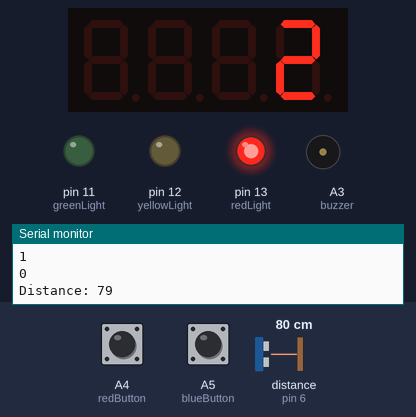
Bench run of a sketch on a simulated Arduino Uno, built with avr-gcc and run on an emulated ATmega328P. Shown: 4-digit seven-segment display, output pins drawn as LEDs (lit = HIGH), buzzer (waves = sounding, pin HIGH), the last lines printed to the serial monitor. Wiring (inferred from the names in the program): ultrasonic range finder: trigger pin 5; echo pin 6. The inputs (shaded band) are chosen by the test bench; at power-on: A5 (blueButton) HIGH, A4 (redButton) HIGH, distance to the obstacle (sensor on pin 6) 80 cm. The echo pulse lasts 58.3 µs per cm; pins used as bus, display or sensor lines are not drawn.

Above: at 1.8 s.
1.9 s: A5 (blueButton) pulled LOW for 3.2 s
At 6.8 s:
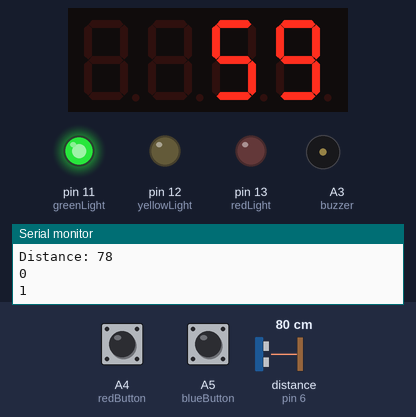
9.3 s: A4 (redButton) pulled LOW for 1 s
At 10.8 s:
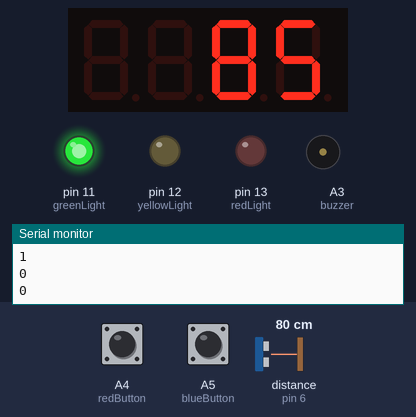
12.5 s: A4 (redButton) pulled LOW for 1 s
At 13.7 s:
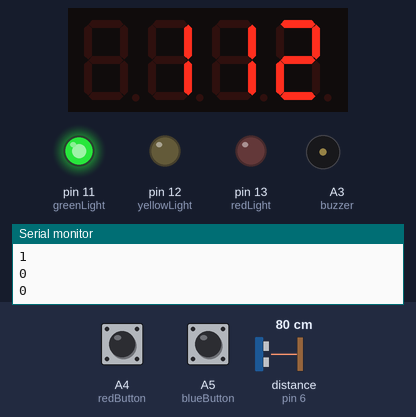
Timing chart, 0 to 15.5 s (numbered marks = the images above; inputs shaded):
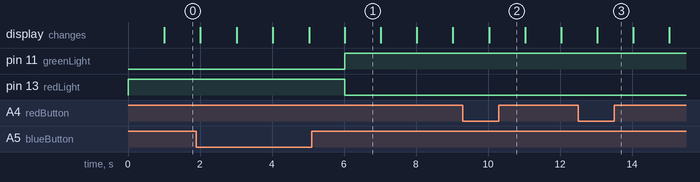

Measured:
- after the input at 1.9 s, pin 11 (greenLight): LOW → HIGH after 4.1 s; pin 13 (redLight): HIGH → LOW after 4.1 s

The sketch:

Real-Time_Traffic_Lights.ino
```cpp
#include <SevSegShift.h>

unsigned long previousMillis = 0;  // will store last time LED was updated
unsigned long currentMillis;
const long interval = 1000;

const int SHIFT_PIN_SHCP = 4;
const int SHIFT_PIN_STCP = 3;
const int SHIFT_PIN_DS  = 2;

const int trigPin = 5;
const int echoPin = 6;
long duration;
int distance;
int sensorValA;
int sensorValB;

int timer;
const int goTimer = 60;
const int stopTimer = 60;
const int readyTimer = 30;
bool timerMode = false; //false = incrementing, true = decrementing


const int buzzer = A3;
bool buzzerMode = false;

const int greenLight = 11;
const int yellowLight = 12;
const int redLight = 13;

const int blueButton = A5;
const int redButton = A4;


SevSegShift sevseg(SHIFT_PIN_DS, SHIFT_PIN_SHCP, SHIFT_PIN_STCP, 1, true);


void setup() {
  //Setup for Buttons and LEDs
  Serial.begin(9600); //start serial connection
  //configure pin 2 as an input and enable the internal pull-up resistor
  pinMode(blueButton, INPUT_PULLUP);
  pinMode(redButton, INPUT_PULLUP);
  pinMode(greenLight, OUTPUT);
  pinMode(yellowLight, OUTPUT);
  pinMode(redLight, OUTPUT);

  //Setup for Buzzer
  pinMode (buzzer, OUTPUT);

  //Setup for Ultrasonic Sensor
  pinMode(trigPin, OUTPUT); // Sets the trigPin as an Output
  pinMode(echoPin, INPUT); // Sets the echoPin as an Input

  //Setup for Shift Registers and Display
  byte numDigits = 4;
  byte digitPins[] = {7, 8, 9, 10}; // These are the PINS of the ** Arduino **
  byte segmentPins[] = {0, 1, 2, 3, 4, 5, 6, 7}; // these are the PINs of the ** Shift register **
  bool resistorsOnSegments = false; // 'false' means resistors are on digit pins
  byte hardwareConfig = COMMON_CATHODE; // See README.md for options
  bool updateWithDelays = false; // Default 'false' is Recommended
  bool leadingZeros = false; // Use 'true' if you'd like to keep the leading zeros
  bool disableDecPoint = false; // Use 'true' if your decimal point doesn't exist or isn't connected

  sevseg.begin(hardwareConfig, numDigits, digitPins, segmentPins, resistorsOnSegments, updateWithDelays, leadingZeros, disableDecPoint);
  sevseg.setBrightness(100);
  digitalWrite(redLight,HIGH);

}

void loop() {
  currentMillis = millis();
  for (timer = 1; timer < 60; timer += 0) {
    if (millis() - previousMillis >= interval) {
      buttonPress(0);
      ledLight(0);
      distanceSensor();
      timer++;
      previousMillis = millis();
    }
    displayTimer();
  }

  for (timer = 60; timer > 30; timer -= 0) {
    if (millis() - previousMillis >= interval) {
      buttonPress(1);
      ledLight(2);
      timer--;
      previousMillis = millis();
    }
    displayTimer();
  }
  for (timer = 30; timer > 0; timer -= 0) {
    if (millis() - previousMillis >= interval) {
      buttonPress(1);
      ledLight(1);
      timer--;
      previousMillis = millis();
    }
    displayTimer();
  }
}

void buttonPress(int x) {

  switch(x) {
    case 0:
    sensorValA = digitalRead(A5); //read the pushbutton value into a variable
    if (sensorValA == LOW) {
      timer += 15;
    }
    break;
    case 1:
    sensorValB = digitalRead(A4);//read the pushbutton value into a variable
    if (sensorValB == LOW) {
      timer += 30;
    }
    break;
  }


  Serial.println(sensorValA);//print out the value of the pushbutton
  Serial.println(sensorValB);//print out the value of the pushbutton


  if (sensorValB == LOW) {

  }
}

void buzzerBeep(int z) {
  switch(z) {
    case 0:
    digitalWrite(A3, HIGH);
    break;
    case 1:
    digitalWrite(A3, LOW);
    break;
  }
}

void displayTimer() {
  sevseg.setNumber(timer);
  sevseg.refreshDisplay(); // Must run repeatedly; don't use blocking code (ex: delay()) in the loop() function or this won't work right
}

void distanceSensor() {
  digitalWrite(trigPin, LOW); // Clears the trigPin
  //delayMicroseconds(2);
  digitalWrite(trigPin, HIGH); // Sets the trigPin on HIGH state for 10 micro seconds
  //delayMicroseconds(10);
  digitalWrite(trigPin, LOW);
  duration = pulseIn(echoPin, HIGH); // Reads the echoPin, returns the sound wave travel time in microseconds
  distance = duration * 0.034 / 2;  // Calculating the distance
  Serial.print("Distance: ");   // Prints the distance on the Serial Monitor
  Serial.println(distance);

  if (distance <= 10) {
    buzzerBeep(0);
  }
  else {
    buzzerBeep(1);
  }
}

void ledLight(int y) {
  switch(y) {
  case 0:
    digitalWrite(greenLight,LOW);
    digitalWrite(yellowLight,LOW);
    digitalWrite(redLight,HIGH);
    break;
  case 1:
    digitalWrite(greenLight,LOW);
    digitalWrite(yellowLight,HIGH);
    digitalWrite(redLight,LOW);
    break;
  case 2:
    digitalWrite(greenLight,HIGH);
    digitalWrite(yellowLight,LOW);
    digitalWrite(redLight,LOW);
    break;
  }
}
```
